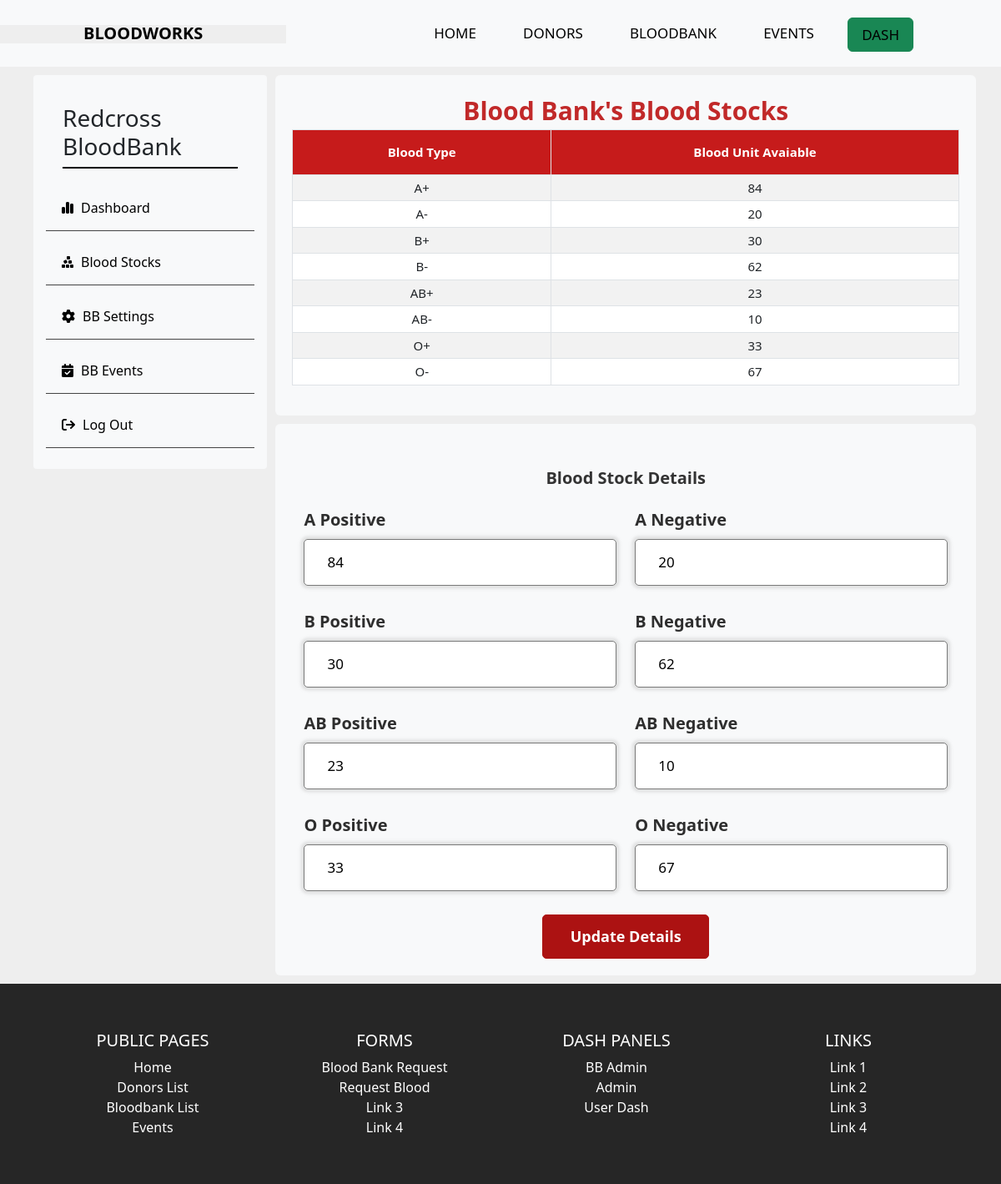
The page /bbadmin/bloodstock (signed in) on the database its author committed.
### tables this page shows
CREATE TABLE `blood_banks` (
  `bb_id` int(11) NOT NULL,
  `bb_name` varchar(50) NOT NULL,
  `bb_email` varchar(50) DEFAULT NULL,
  `bb_username` varchar(50) NOT NULL,
  `bb_password` varchar(100) NOT NULL,
  `bb_phoneno` varchar(20) DEFAULT NULL,
  `bb_address` varchar(255) DEFAULT NULL,
  `bb_status` varchar(50) DEFAULT NULL,
  `bb_description` varchar(255) DEFAULT NULL,
  `bb_image` varchar(100) DEFAULT NULL
);

CREATE TABLE `bloodstock` (
  `bb_id` int(11) DEFAULT NULL,
  `a_pos` int(11) DEFAULT NULL,
  `a_neg` int(11) DEFAULT NULL,
  `b_pos` int(11) DEFAULT NULL,
  `b_neg` int(11) DEFAULT NULL,
  `o_neg` int(11) DEFAULT NULL,
  `o_pos` int(11) DEFAULT NULL,
  `ab_pos` int(11) DEFAULT NULL,
  `ab_neg` int(11) DEFAULT NULL
);

### controllers/BBAdminBloodStock.php (called while the page is built, shortened)
<?php
include_once "Bloodbank.php";
class  BBAdmin extends BloodBank
{
    public function index($a = "", $b = "", $c = "")
    {
        $loggedindata = $this->getUserData();
        $bb_id = getLoggedinUser('bb_id');
        $bloodstock = $this->getBloodStockDetails($bb_id);
        $data = [
            "loggedinuser" => $loggedindata,
            "bloodstock" => $bloodstock,
        ];
        $this->view('bbadmin/bloodstock' ,$data);
    }
    public function getUserData()
    {
        $getuserdata = new Model;
        $getuserdata->table = "blood_banks";
        $getuserdata->order_column = "bb_id";
        $getsessionid = getLoggedinUser('bb_id');
        $data = [
            "bb_id" => "$getsessionid"
        ];
        $getuserdata = $getuserdata->where($data);
        return $getuserdata;
    }
}

### includes/app.php (called while the page is built, shortened)
<?php
class App
{
    private $method = "index";
    public function splitURL()
    {
        $URL = $_GET['url'] ?? 'home';
        $URL = explode("/", trim($URL, "/"));
        return $URL;
    }
    public function loadController()
    {
        $URL = $this->splitURL();
        if($URL[0] == "dash"){
            if ($URL[0] == "dash" && !isset($URL[1])) {
                $filename = "controllers/Dash"  . ".php";
            } elseif ($URL[0] == "dash" && isset($URL[1])) {
                $filename = "controllers/" . $URL[0] . $URL[1] . ".php";
            }
        }
        elseif ($URL[0] == "admin"  ) {
            if ($URL[0] == "admin" && !isset($URL[1])) {
                $filename = "controllers/Admin"  . ".php";
            } elseif ($URL[0] == "admin" && isset($URL[1])) {
                $filename = "controllers/" . $URL[0] . $URL[1] . ".php";
            }
        }
        elseif ($URL[0] == "bbadmin"  ) {
            if ($URL[0] == "bbadmin" && !isset($URL[1])) {
                $filename = "controllers/bbadmin"  . ".php";
            } elseif ($URL[0] == "bbadmin" && isset($URL[1])) {
                $filename = "controllers/" . $URL[0] . $URL[1] . ".php";
            }
        }
        else{
            $filename = "controllers/" .$URL[0] . ".php";
        }
        if (file_exists($filename)) {
            unset($URL[0]);
        } else {
            $filename = "controllers/_404.php";
            require $filename;
            $this->controller = "_404";
        }
        $controller = new $this->controller;
        $URL = $URL ? array_values($URL) : [];
        call_user_func_array([$controller, $this->method], $URL);
    }
}

### index.php (called while the page is built, shortened)
<?php
$app = new App;
$app->loadController();
?>

### includes/database.php (called while the page is built, shortened)
<?php
trait Database
{
    public function connect()
    {
        $string = "mysql:hostname=" . DBHOST . ";dbname=" . DBNAME;
        $con = new PDO($string, DBUSER, DBPASS);
        return $con;
    }
    public function query($query, $data = [])
    {
        $con = $this->connect();
        $stm = $con->prepare($query);
        $check = $stm->execute($data);
        if ($check) {
            $result = $stm->fetchAll(PDO::FETCH_OBJ);
            if (is_array($result) && count($result)) {
                return $result;
            }
        }
        return false;
    }
}

### includes/models.php (called while the page is built, shortened)
<?php
class Model
{
    public $table = "users";
    protected $limit = '100';
    protected $offset = 0;
    protected $order_type = "desc";
    public $order_column = "id";
    public function where($data, $data_not = [])
    {
        $keys = array_keys($data);
        $query = "select * from $this->table where ";
        foreach ($keys as $key) {
            $query .= $key . " = :" . $key . " && ";
        }
        $query = trim($query, " && ");
        $query .= " order by $this->order_column $this->order_type limit $this->limit offset $this->offset";
        $data = array_merge($data, $data_not);
        return $this->query($query, $data);
    }
    public function first($data, $data_not = [])
    {
        $keys = array_keys($data);
        $keys_not = array_keys($data_not);
        $query = "select * from $this->table where ";
        foreach ($keys as $key) {
            $query .= $key . " = :" . $key . " && ";
        }
        $query = trim($query, " && ");
        $query .= " limit $this->limit offset $this->offset";
        $data = array_merge($data, $data_not);
        $result = $this->query($query, $data);
        if ($result) {
            return $result[0];
        }
        return false;
    }
}

### includes/functions.php (called while the page is built, shortened)
<?php
function getLoggedinUser($utype ){
    if(isset($_SESSION[$utype])){
        $utype = $_SESSION[$utype];
        return $utype;
    }
    else{
        return false;
    }
}

### controllers/BloodBank.php (called while the page is built, shortened)
<?php
class BloodBank
{
    public function getBloodStockDetails($bb_id)
    {
        $getBStock = new Model;
        $getBStock->table = "bloodstock";
        $data = [
            "bb_id" => "$bb_id"
        ];
        $getBStock = $getBStock->first($data);
        return $getBStock;
    }
}

### views/bbadmin/bloodstock.views.php (the view, shortened to what this page needs)
<?php
include_once 'views/header.php';
?>
<main class="dash-container">
    <section class="dashboard_container">
        <?php include_once 'asidemenu.php'; ?>
        <div class="info">
            <div class="container">
                <div class="heading">
                    Blood Bank's Blood Stocks
                </div>
                <div class="table-section" style="margin: 0 auto;">
                    <div style="overflow-x:auto;">
                        <table id="datatable" class="table table-hover table-striped table-bordered table-sm" cellspacing="0" width="100%">
                            <thead>
                                <tr>
                                    <th>Blood Type</th>
                                    <th>Blood Unit Avaiable</th>
                                </tr>
                            </thead>
                            <tbody>
                                <tr>
                                    <td>A+</td>
                                    <td><?= $bloodstock->a_pos; ?></td>
                                </tr>
                                <tr>
                                    <td>A-</td>
                                    <td><?= $bloodstock->a_neg; ?></td>
                                </tr>
                                <tr>
                                    <td>B+</td>
                                    <td><?= $bloodstock->b_pos; ?></td>
                                </tr>
                                <tr>
                                    <td>B-</td>
                                    <td><?= $bloodstock->b_neg; ?></td>
                                </tr>
                                <tr>
                                    <td>AB+</td>
                                    <td><?= $bloodstock->ab_pos; ?></td>
                                </tr>
                                <tr>
                                    <td>AB-</td>
                                    <td><?= $bloodstock->ab_neg; ?></td>
                                </tr>
                                <tr>
                                    <td>O+</td>
                                    <td><?= $bloodstock->o_pos; ?></td>
                                </tr>
                                <tr>
                                    <td>O-</td>
                                    <td><?= $bloodstock->o_neg; ?></td>
                                </tr>
                            </tbody>
                        </table>
                    </div>
                </div>
            </div>
            <div class="container">
                <form action="bloodstock" method="post">
                    <div class="form first">
                        <div class="details personal">
                            <span class="title">Blood Stock Details</span>
                            <div class="fields">
                                <div class="input_field">
                                    <label>A Positive</label>
                                    <input type="number" name="a_pos" value="<?= $bloodstock->a_pos; ?>" placeholder="Enter the quantity of A positive bloodstocks" required>
                                </div>
                                <div class="input_field">
                                    <label>A Negative</label>
                                    <input type="number" name="a_neg" value="<?= $bloodstock->a_neg; ?>" placeholder="Enter the quantity of A negative bloodstocks" required>
                                </div>
                                <div class="input_field">
                                    <label>B Positive</label>
                                    <input type="number" name="b_pos" value="<?= $bloodstock->b_pos ?>" placeholder="Enter the quantity of B positive bloodstocks" required>
                                </div>
                                <div class="input_field">
                                    <label>B Negative</label>
                                    <input type="number" name="b_neg" value="<?= $bloodstock->b_neg ?>" placeholder="Enter the quantity of B negative bloodstocks" required>
                                </div>
                                <div class="input_field">
                                    <label>AB Positive</label>
                                    <input type="number" name="ab_pos" value="<?= $bloodstock->ab_pos ?>" placeholder="Enter the quantity of AB positive bloodstocks" required>
                                </div>
                                <div class="input_field">
                                    <label>AB Negative</label>
                                    <input type="number" name="ab_neg" value="<?= $bloodstock->ab_neg ?>" placeholder="Enter the quantity of AB negative bloodstocks" required>
                                </div>
                                <div class="input_field">
                                    <label>O Positive</label>
                                    <input type="number" name="o_pos" value="<?= $bloodstock->o_pos ?>" placeholder="Enter the quantity of O positive bloodstocks" required>
                                </div>
                                <div class="input_field">
                                    <label>O Negative</label>
                                    <input type="number" name="o_neg" value="<?= $bloodstock->o_neg ?>" placeholder="Enter the quantity of O negative bloodstocks" required>
                                </div>
                            </div>
                            <input class="submit button" type="submit" name="updatebloodstock" value="Update Details">
                        </div>
                    </div>
                </form>
            </div>
        </div>
    </section>
</main>
<?php include 'views/footer.php' ?>

### views/bbadmin/asidemenu.php (shortened to what this page needs)
<div class="dashboard ">
    <?php foreach ($loggedinuser as $user) {
    ?>
        <div class="profile-container">
            <h3><?= $user->bb_name ?></h3>
        </div>
        <div class="side-list">
            <a href="<?= HOSTNAME ?>bbadmin">
                <i class="fa-solid fa-chart-simple active"></i>Dashboard</a>
            <a href="<?= HOSTNAME ?>bbadmin/bloodstock">
                <i class="fa-solid fa-cubes-stacked"></i>Blood Stocks</a>
            <a href="<?= HOSTNAME ?>bbadmin/edit">
                <i class="fa-solid fa-gear"></i>BB Settings</a>
            <a href="<?= HOSTNAME ?>bbadmin/events">
                <i class="fa-solid fa-calendar-check"></i>BB Events</a>
            <a href="<?= HOSTNAME ?>logout">
                <i class="fa-solid fa-arrow-right-from-bracket"></i>Log Out</a>
        </div>
    <?php  }
    ?>
</div>

### assets/css/style.css (style rules this page uses)
* { margin: 0; padding: 0; box-sizing: border-box; }
body { background: #eeeeee; }
main { min-height: 100vh; }
.table-section { position: relative; }
td, th { font-size: 15px; padding: 40px; height: 30px; text-align: center; }
#datatable th { background-color: rgb(198, 27, 27); font-weight: bold; color: white; font-size: 15px; padding: 15px; text-align: center; }
.dash-container { width: 100%; }
.dashboard_container { position: relative; display: flex; flex-direction: row; top: 40px; left: 0; max-width: 1140px; margin: 40px auto; }
.dashboard { width: 25%; min-width: 15%; height: fit-content; }
.dashboard ,.info { overflow: none; margin: 10px; }
.dashboard, .info .container { background-color: #F8F9FA; border-radius: 4px; padding: 15px; }
.info .container { margin: 10px 0; }
.profile-container { display: flex; flex-direction: column; justify-content: center; align-items: center; margin: 20px; border-bottom: 2px solid black; }
.side-list { display: flex; flex-direction: column; margin-top: 10px; height: fit-content; }
.side-list a { display: block; margin-bottom: 10px; margin-left: 0; padding: 10px; width: 100%; border-bottom: 1px solid rgb(68, 68, 68); font-size: 1rem; text-decoration: none; color: black; }
.side-list a i { padding: 9px; }
.info { width: 75%; }
.info { position: relative; margin: auto; }
.info .container , .inf .container { position: relative; border-radius: 6px; background-color: #F8F9FA; padding: 20px; }
.info .container .heading, .container h1, .inf .container .heading { position: relative; font-size: 30px; font-weight: bold; width: fit-content; margin: auto; color: rgb(193, 41, 41); }
.info .container form ,.inf .container form { position: relative; margin:auto; z-index: 3; }
.info .container form .details,.inf .container form .details { margin-top: 30px; }
.info .container form .title,.inf .container form .title { display: block; font-size: 20px; font-weight: bold; margin: auto; width: fit-content; color: #333; }
.info .container form .fields,.inf .container form .fields { display: flex; align-items: center; justify-content: space-between; margin: 10px; flex-wrap: wrap; }
form .fields .input_field { display: flex; width: calc(100% / 2 - 15px); flex-direction: column; margin: 10px 4px; }
form .log-reg-field .input_field input, form .fields .input_field input { padding: 27px; }
form .log-reg-field .input_field input,form .fields .input_field input { font-size: 17px; }
.input_field label { display: inline-block; font-size: 20px; font-weight: bold; color: #2e2e2e; }
.input_field input, .input_field select { outline: none; font-size: 14px; font-weight: 400; color: #000000; border-radius: 5px; border: 1px solid #797979; padding: 0 15px; height: 42px; margin: 8px 0; }
form .button,.button { display: flex; align-items: center; justify-content: center; text-align: center; max-width: 200px; width: fit-content; height: fit-content; margin: auto; padding: 12px; border: 1px solid rgb(172, 18, 18);; outline: none; background-color: rgb(172, 18, 18); color: white; border-radius: 5px; cursor: pointer; font-size: 15px; font-weight: bold; position: relative; top: 0; left: 0; transition: all 200ms ease-in-out; }
.form input[type="submit"] { font-size: 18px; width: 300px; margin-top: 10px; }

### rows shown on the page
blood_banks: bb_name "Redcross BloodBank"
bloodstock: a_pos "84", a_neg "20", b_pos "30", b_neg "62", ab_pos "23", ab_neg "10", o_pos "33", o_neg "67"
